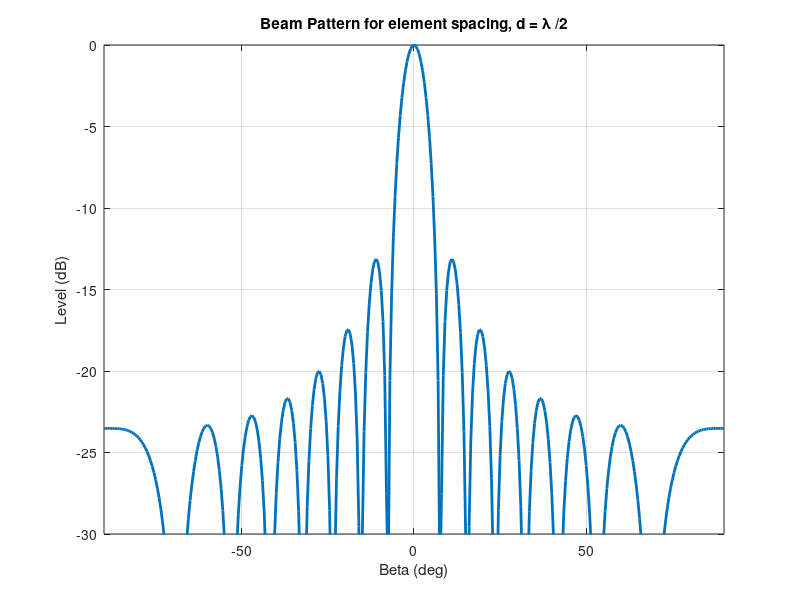
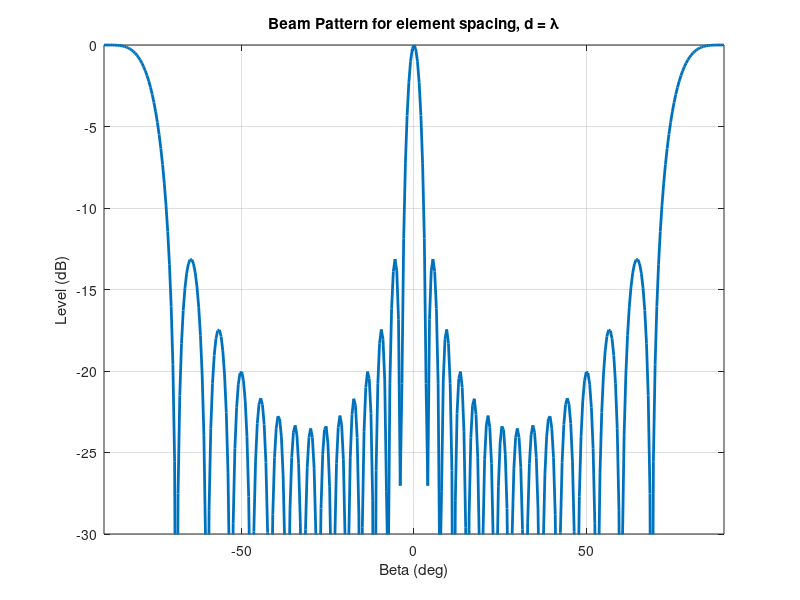
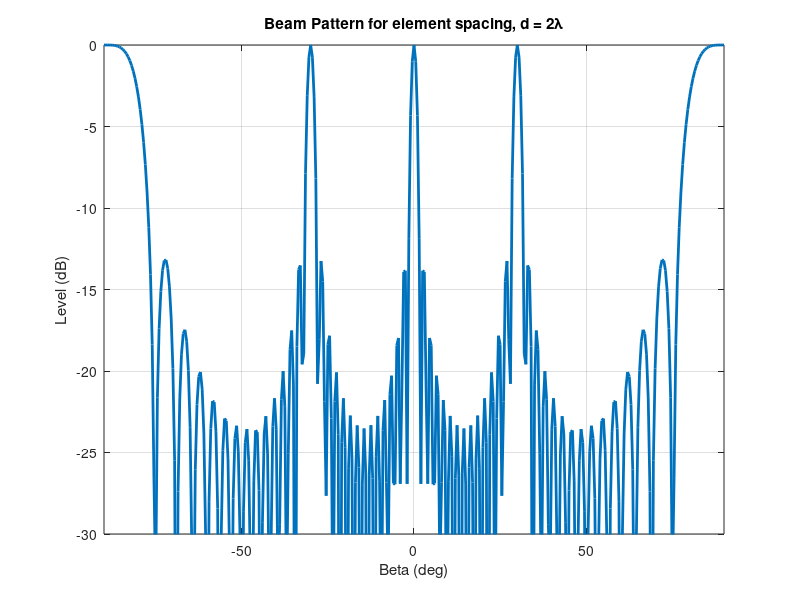

MATLAB code to generate these figures, in order:
N = 15;  % number of elements
k.d = [pi,2*pi,4*pi];  % multiples of k and d
beta = -90:0.5:90;
b = zeros();
q = zeros();
B = zeros();
for i = 1:3
  for bet = 1:361
      b(bet) = 0;
    for j = 0:N-1
        q(bet) = exp(-j*k.d(i)*sind(beta(bet))*1i);
        b(bet) =b(bet)+q(bet);
    end
    b(bet) = b(bet)/N;  % complex beam pattern
    B(bet) = 20*log10(abs((b(bet)))); % beam pattern
  end
  figure
  plot(beta,B,'LineWidth',2);
  if i == 1
      title('Beam Pattern for element spacing, d = \lambda /2');
  else
      if i == 2
          title('Beam Pattern for element spacing, d = \lambda');
      else
      title('Beam Pattern for element spacing, d = 2\lambda');
      end
  end
  ylim([-30 0])
  xlim([-90 90])
  grid
  xlabel('Beta (deg)');
  ylabel('Level (dB)');
end